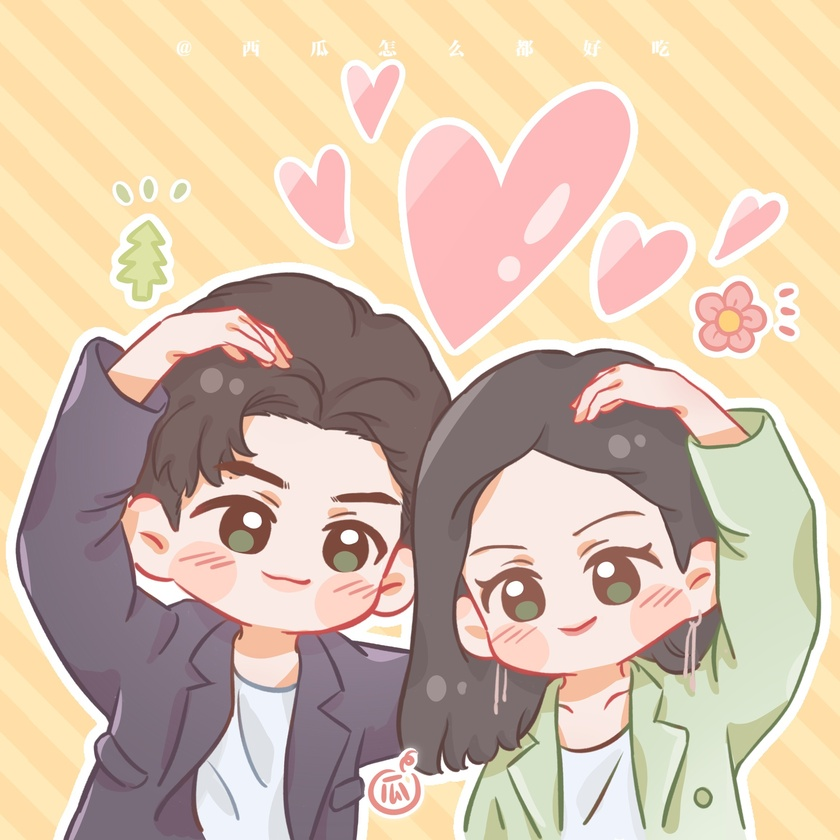
#> input picture CVPR/Homework2/1.jpeg, 840 x 840 px, shrunk from 2306 x 2306 before the run, found by its file name; the run also reads 1 picture not shown here
$ python SIFT.py
#> lines starting #> are read from the running program, lines starting #| are printed output that depends on the picture
import cv2

# import matplotlib.pyplot as plt

# %matplotlib inline

#reading image

img1 = cv2.imread('1.jpeg')
#> img1 is the input picture: shape (840, 840, 3); mean B, G, R 170.9, 191.7, 214.1

gray1 = cv2.cvtColor(img1, cv2.COLOR_BGR2GRAY)
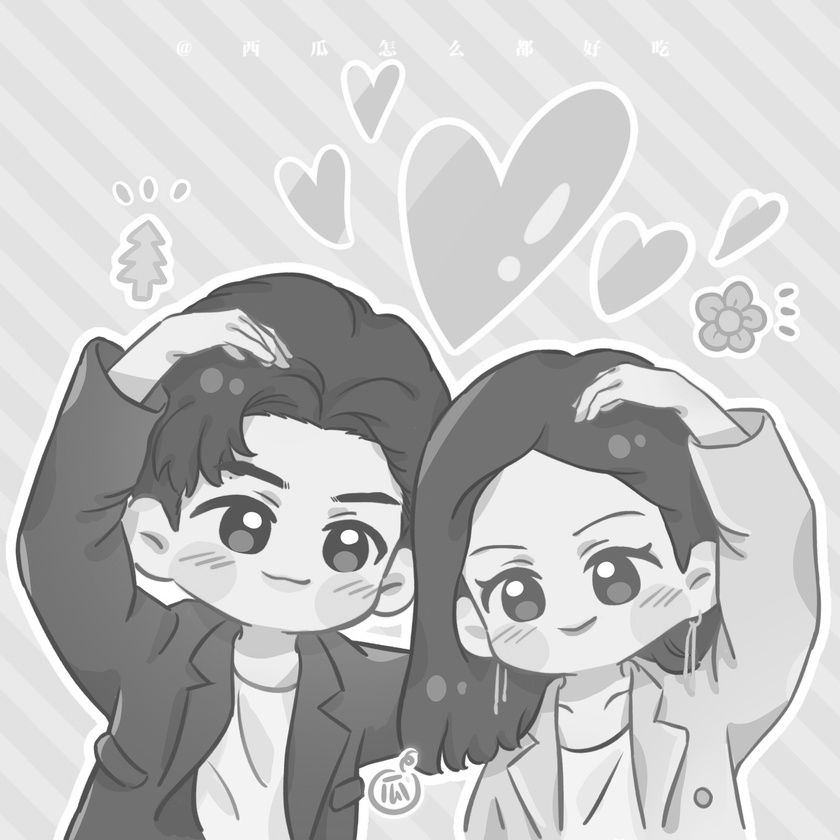
#> gray1: shape (840, 840); min 63, max 255, mean 196

#keypoints

sift = cv2.xfeatures2d.SIFT_create()

keypoints_1, descriptors_1 = sift.detectAndCompute(img1,None)
#> keypoints_1 = 942 keypoints; strongest (x, y, size): (349, 537, 9.7), (252, 520, 10.5), (606, 569, 9.9), (515, 588, 9.6)

img_1 = cv2.drawKeypoints(gray1,keypoints_1,img1)
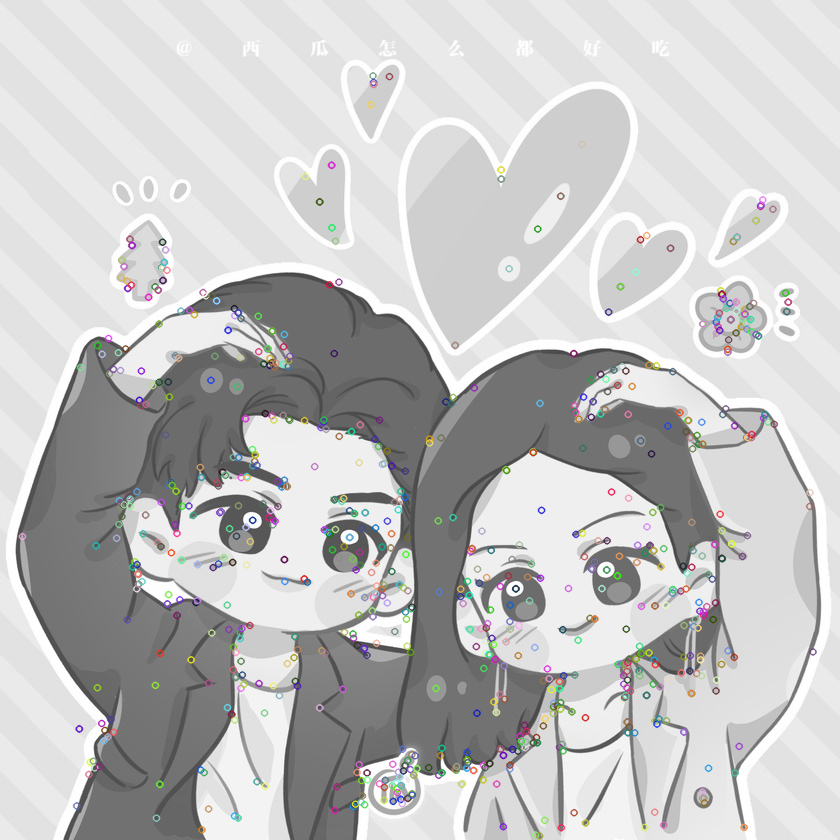
#> img_1: shape (840, 840, 3); mean B, G, R 194.8, 194.9, 195

cv2.imshow('img_1',img_1)
cv2.imwrite('Eiffel_feature1.jpeg',img_1)

img2 = cv2.imread('2.jpeg')

gray2 = cv2.cvtColor(img2, cv2.COLOR_BGR2GRAY)

#keypoints

sift = cv2.xfeatures2d.SIFT_create()

keypoints_2, descriptors_2 = sift.detectAndCompute(img2,None)
#> keypoints_2 = 904 keypoints; strongest (x, y, size): (310, 477, 8.6), (224, 462, 9.4), (538, 506, 8.7), (458, 523, 8.5)

img_2 = cv2.drawKeypoints(gray2,keypoints_2,img2)
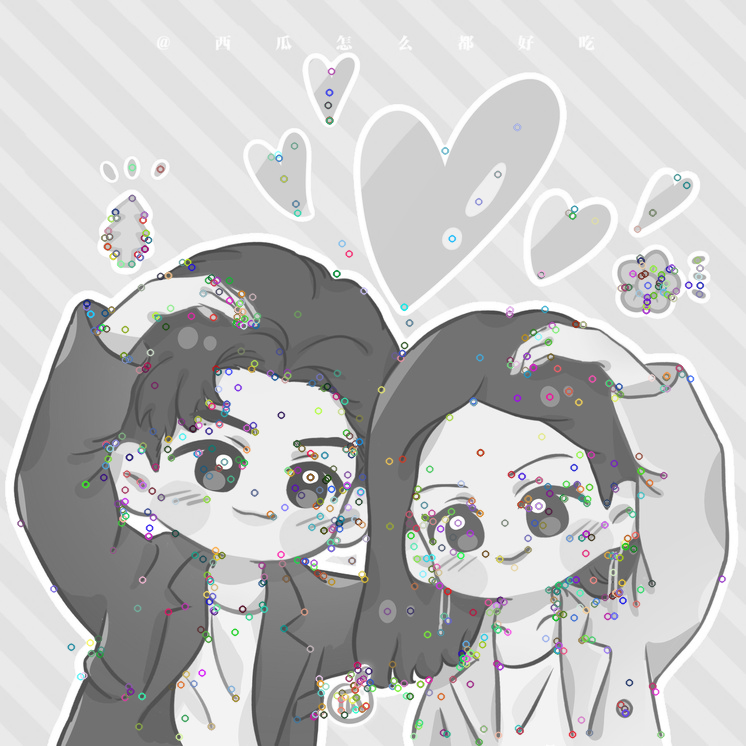
#> img_2: shape (746, 746, 3); mean B, G, R 194.6, 194.6, 194.6

cv2.imshow('img_2',img_2)
cv2.imwrite('Eiffel_feature2.jpeg',img_2)


# [46 lines of commented-out code are left out]

bf = cv2.BFMatcher(cv2.NORM_L1, crossCheck=True)

matches = bf.match(descriptors_1,descriptors_2)
#> matches = 631 matches

matches =sorted(matches, key=lambda x:x.distance)

img3 = cv2.drawMatches(img1, keypoints_1, img2, keypoints_2, matches[:50], img2, flags=2)
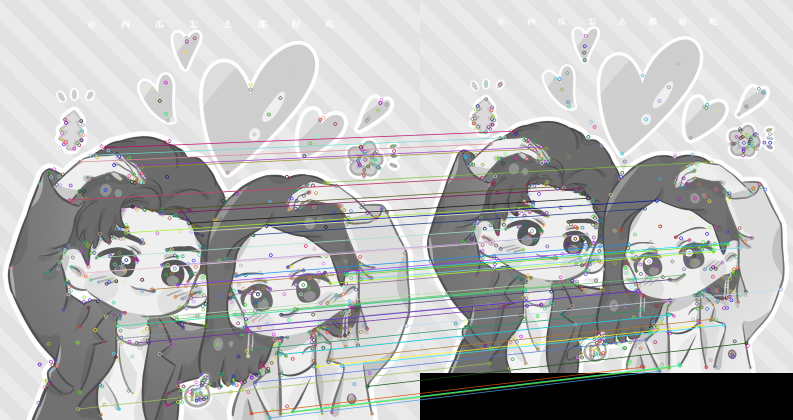
#> img3: shape (840, 1586, 3) (shown at 1/2 size); mean B, G, R 183, 183.5, 182.5

cv2.imshow('img_3',img3)#,plt.show()
cv2.imwrite('Eiffel_match.jpeg',img3)
cv2.waitKey()
cv2.destroyAllWindows()
